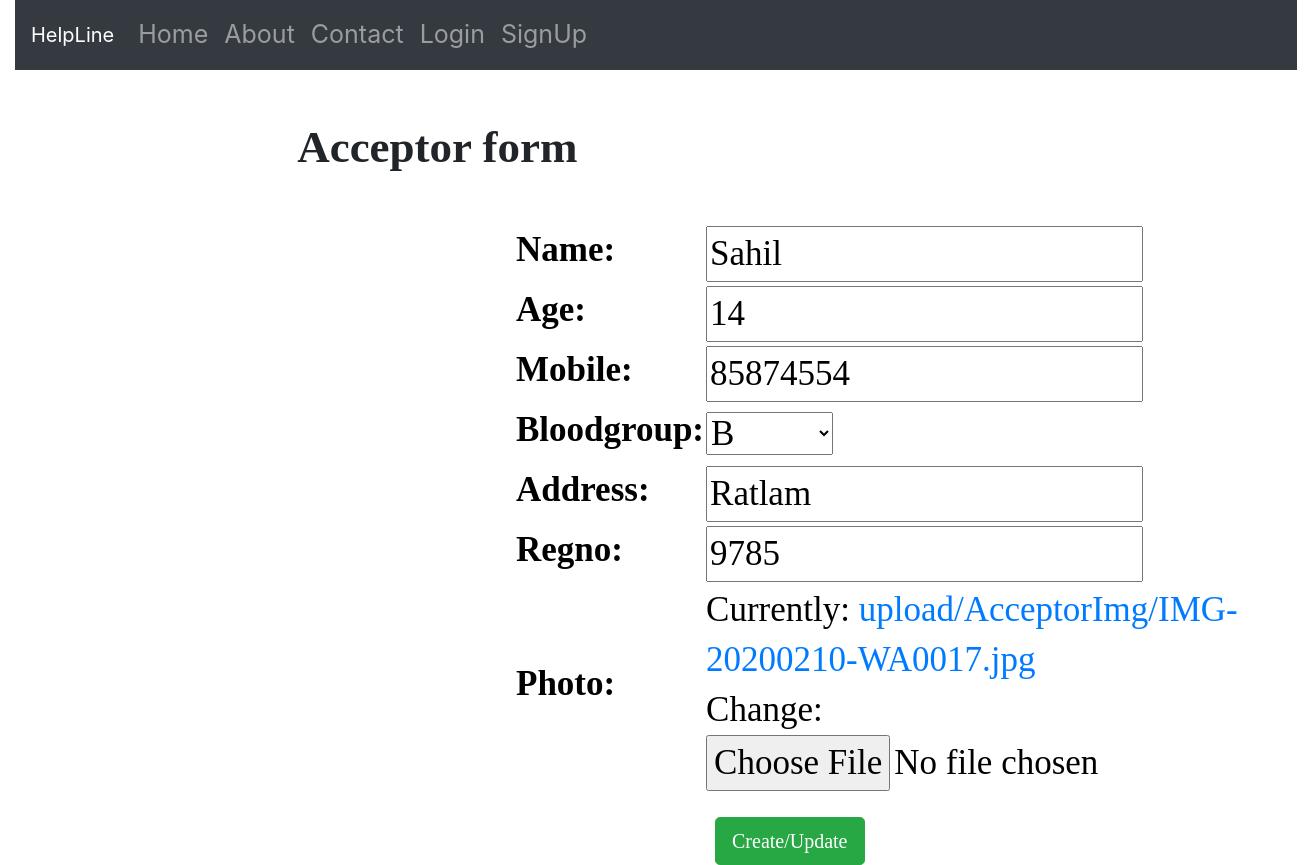
The app's page /acceptorupdateurl/20 with its own data.
### app1/models.py (models this page shows)
class Acceptor(models.Model):
    blood_group=(('A','A'),('B','B'),('AB','AB'),('O','O'))
    name=models.CharField(max_length=225)
    age=models.IntegerField()
    mobile=models.IntegerField()
    bloodgroup=models.CharField(max_length=2,choices=blood_group)
    address=models.CharField(max_length=225)
    regno = models.IntegerField()
    photo=models.ImageField(upload_to='upload/AcceptorImg/')

### app1/views.py (the view, shortened to what this page needs)
# urls.py: path('acceptorupdateurl/<pk>',views.UpdateAcceptor.as_view()),
class UpdateAcceptor(UpdateView):
    model=Acceptor
    fields='__all__'

### templates/app1/acceptor_form.html (shortened to what this page needs)
{%extends 'app1/index.html'%}
{%load static%}
{%block content%}
<div class="container-fluid">
  <div class="row">
    <div class="col-8">
      <h1>Acceptor form</h1>
      <form class=""  method="post" enctype="multipart/form-data" style="font-size:25px;">
        <table>
          {{form}}
        </table>
      <button type="submit" name="button" class="btn btn-success btn-lg">Create/Update</button>
      </form>
    </div>
    <div class="col-4">
    </div>
  </div>
{%endblock%}

### templates/app1/acceptor_form.html (style rules this page uses)
table { color:black; font-size:35px; font-family:Monotype Corsiva; margin-top:50px; margin-left:500px; font-height:3px; line-height:50px;. font-weight:bold; }
h1 { text-align:center; font-size:45px; font-weight:bold; font-family:Monotype Corsiva; margin-top:50px; }
button { margin-left:700px; margin-top:25px; padding:5px; font-family:Monotype Corsiva; font-size:35px; }

### records on screen
Acceptor: name "Sahil", age "14", mobile "85874554", bloodgroup "B", address "Ratlam", regno "9785"
